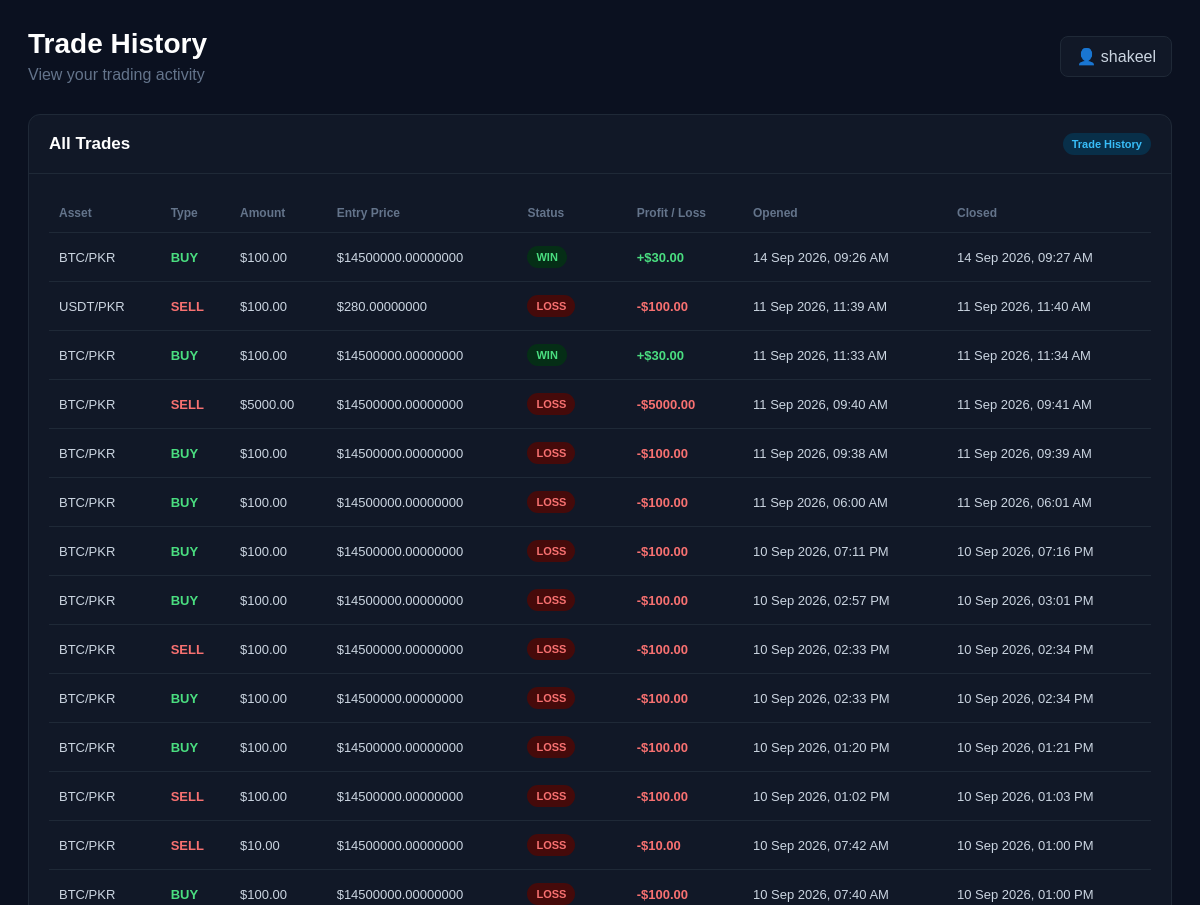
/trading/history/ (signed in, upper part), run on an earlier commit of the app's database.
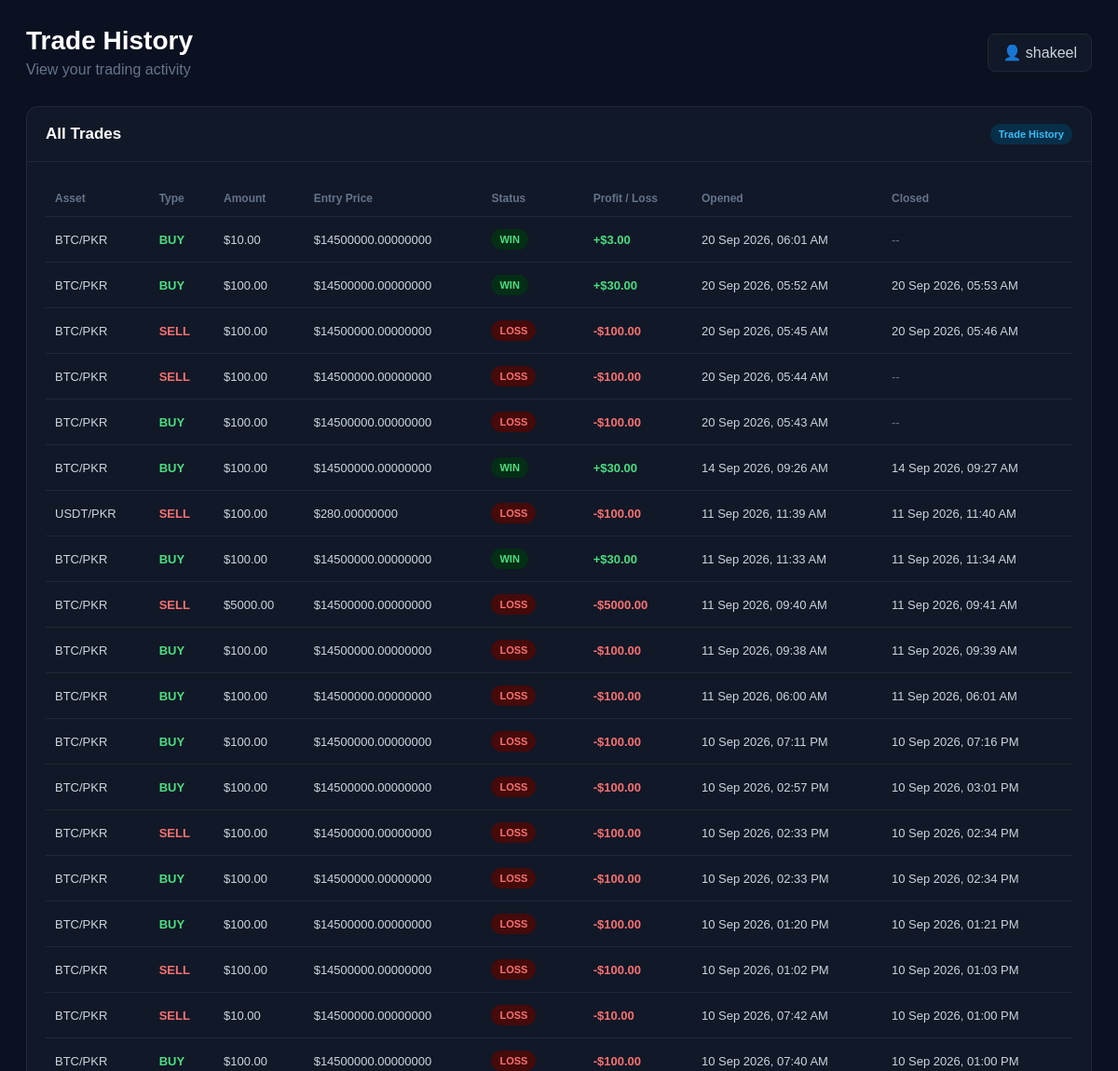
And on a later commit of the database.
### trading/models.py (models this page shows, shortened)
class Trade(models.Model):
    SIDE_CHOICES = [
        ("BUY", "BUY"),
        ("SELL", "SELL"),
    ]
    CURRENCY_CHOICES = [
        ("USD", "USD"),
        ("PKR", "PKR"),
    ]
    STATUS_CHOICES = [
        ("OPEN", "OPEN"),
        ("WIN", "WIN"),
        ("LOSS", "LOSS"),
    ]
    user = models.ForeignKey(
        User,
        on_delete=models.CASCADE
    )
    pair = models.ForeignKey(
        TradingPair,
        on_delete=models.PROTECT,
        related_name="trades",
        null=True,
        blank=True
    )
    asset = models.CharField(
        max_length=20,
        default="BTC/USD"
    )
    side = models.CharField(
        max_length=4,
        choices=SIDE_CHOICES
    )
    currency = models.CharField(
        max_length=3,
        choices=CURRENCY_CHOICES,
        default="USD"
    )
    amount = models.DecimalField(
        max_digits=12,
        decimal_places=2
    )
    price = models.DecimalField(
        max_digits=20,
        decimal_places=8
    )
    closing_price = models.DecimalField(
        max_digits=20,
        decimal_places=8,
        null=True,
        blank=True
    )
    duration_seconds = models.PositiveIntegerField(
        default=60
    )
    payout_percent = models.DecimalField(
        max_digits=5,
        decimal_places=2,
        default=30.00
    )
    status = models.CharField(
        max_length=10,
        choices=STATUS_CHOICES,
        default="OPEN"
    )
    profit_loss = models.DecimalField(
        max_digits=12,
        decimal_places=2,
        default=0.00
    )
    closed_at = models.DateTimeField(
        null=True,
        blank=True
    )
    created_at = models.DateTimeField(
        auto_now_add=True
    )

### trading/views.py (the view)
@login_required
def trade_history(request):
    trades = Trade.objects.filter(
        user=request.user
    ).order_by(
        "-created_at"
    )
    return render(
        request,
        "trading/trade_history.html",
        {
            "trades": trades
        }
    )

### trading/templates/trading/trade_history.html (shortened to what the changed rows need)
{% load static %}
<!DOCTYPE html>
<html lang="en">
<head>
</head>
<body>
<main class="main">
    <div class="topbar">
        <div>
            <h1>Trade History</h1>
        </div>
    </div>
    <div class="card">
        <div class="card-header">
            <h2>All Trades</h2>
        </div>
        <div class="card-body">
            {% if trades %}
                <div class="table-wrapper">
                    <table>
                        <thead>
                            <tr>
                                <th>Asset</th>
                                <th>Type</th>
                                <th>Amount</th>
                                <th>Entry Price</th>
                                <th>Status</th>
                                <th>Profit / Loss</th>
                                <th>Opened</th>
                                <th>Closed</th>
                            </tr>
                        </thead>
                        <tbody>
                        {% for trade in trades %}
                            <tr>
                                <td>
                                    {{ trade.asset }}
                                </td>
                                <td>
                                    {% if trade.side == "BUY" %}
                                        <span class="buy">
                                            BUY
                                        </span>
                                    {% elif trade.side == "SELL" %}
                                        <span class="sell">
                                            SELL
                                        </span>
                                    {% else %}
                                        {{ trade.side }}
                                    {% endif %}
                                </td>
                                <td>
                                    ${{ trade.amount }}
                                </td>
                                <td>
                                    ${{ trade.price }}
                                </td>
                                <td>
                                    {% if trade.status == "OPEN" %}
                                        <span class="badge open">
                                            OPEN
                                        </span>
                                    {% elif trade.status == "WIN" %}
                                        <span class="badge win">
                                            WIN
                                        </span>
                                    {% elif trade.status == "LOSS" %}
                                        <span class="badge loss">
                                            LOSS
                                        </span>
                                    {% else %}
                                        <span class="badge loss">
                                            {{ trade.status }}
                                        </span>
                                    {% endif %}
                                </td>
                                <td>
                                    {% if trade.status == "WIN" %}
                                        <span class="profit">
                                            +${{ trade.profit_loss }}
                                        </span>
                                    {% elif trade.status == "LOSS" %}
                                        <span class="loss-text">
                                            -${{ trade.amount }}
                                        </span>
                                    {% else %}
                                        <span style="color:#64748b;">
                                            --
                                        </span>
                                    {% endif %}
                                </td>
                                <td>
                                    {{ trade.created_at|date:"d M Y, h:i A" }}
                                </td>
                                <td>
                                    {% if trade.closed_at %}
                                        {{ trade.closed_at|date:"d M Y, h:i A" }}
                                    {% else %}
                                        <span style="color:#64748b;">
                                            --
                                        </span>
                                    {% endif %}
                                </td>
                            </tr>
                        {% endfor %}
                        </tbody>
                    </table>
                </div>
            {% else %}
                <div class="empty">
                    No trades found.
                </div>
            {% endif %}
        </div>
    </div>
</main>
</body>
</html>

What changed in the data, as far as the page shows it:
added Trade: asset "BTC/PKR", side "BUY", amount "10.00", price "14500000.00000000", status "WIN", profit_loss "3.00", created_at "20 Sep 2026, 06:01 AM"
added Trade: asset "BTC/PKR", side "BUY", amount "100.00", price "14500000.00000000", status "WIN", profit_loss "30.00", created_at "20 Sep 2026, 05:52 AM", closed_at "20 Sep 2026, 05:53 AM"
added Trade: asset "BTC/PKR", side "SELL", amount "100.00", price "14500000.00000000", status "LOSS", created_at "20 Sep 2026, 05:45 AM", closed_at "20 Sep 2026, 05:46 AM"
added Trade: asset "BTC/PKR", side "SELL", amount "100.00", price "14500000.00000000", status "LOSS", created_at "20 Sep 2026, 05:44 AM"
added Trade: asset "BTC/PKR", side "BUY", amount "100.00", price "14500000.00000000", status "LOSS", created_at "20 Sep 2026, 05:43 AM"
